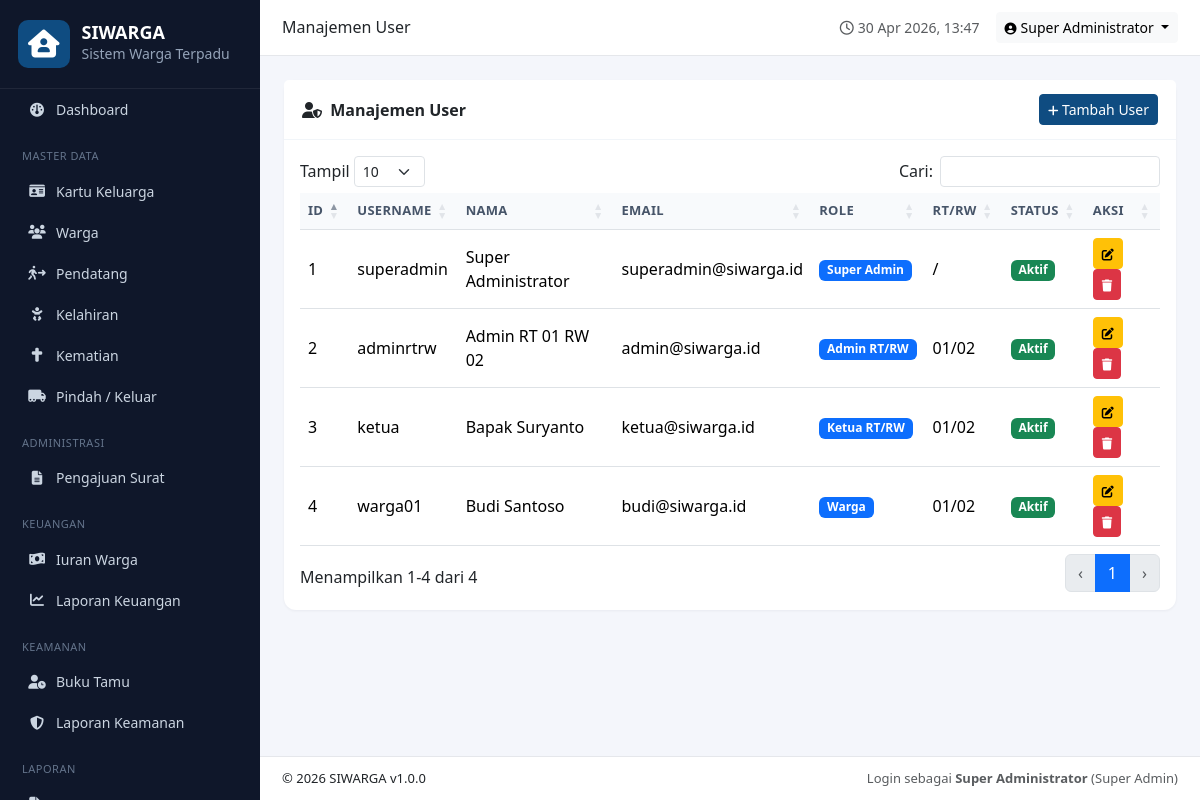
The app's page /modules/users/index.php (signed in) with its own data.
### tables this page shows
CREATE TABLE `users` (
  `id` INT AUTO_INCREMENT PRIMARY KEY,
  `username` VARCHAR(50) UNIQUE NOT NULL,
  `password` VARCHAR(255) NOT NULL,
  `nama` VARCHAR(100) NOT NULL,
  `email` VARCHAR(100),
  `role` ENUM('super_admin','admin_rtrw','ketua_rtrw','warga') NOT NULL,
  `nik` VARCHAR(20) DEFAULT NULL,
  `rt` VARCHAR(5) DEFAULT NULL,
  `rw` VARCHAR(5) DEFAULT NULL,
  `foto` VARCHAR(255) DEFAULT NULL,
  `aktif` TINYINT(1) DEFAULT 1,
  `created_at` TIMESTAMP DEFAULT CURRENT_TIMESTAMP
);

### includes/functions.php (called while the page is built, shortened)
<?php
function e($v) { return htmlspecialchars((string)($v ?? ''), ENT_QUOTES, 'UTF-8'); }
function role_label($r) {
    return [
        'super_admin'  => 'Super Admin',
        'admin_rtrw'   => 'Admin RT/RW',
        'ketua_rtrw'   => 'Ketua RT/RW',
        'warga'        => 'Warga',
    ][$r] ?? $r;
}

### includes/auth.php (called while the page is built, shortened)
<?php
function user() {
    return $_SESSION['user'] ?? null;
}
function role() {
    return $_SESSION['user']['role'] ?? null;
}

### modules/users/index.php (the view, shortened to what this page needs)
<?php
require_once __DIR__.'/../../includes/header.php';
$rows=$pdo->query("SELECT id,username,nama,email,role,rt,rw,aktif,created_at FROM users ORDER BY id ASC")->fetchAll();
?>
<div class="card">
  <div class="card-header d-flex justify-content-between align-items-center">
    <span><i class="fa-solid fa-user-shield me-1"></i> Manajemen User</span>
    <button class="btn btn-primary btn-sm" data-bs-toggle="modal" data-bs-target="#mForm" onclick="resetForm()"><i class="fa-solid fa-plus"></i> Tambah User</button>
  </div>
  <div class="card-body">
    <table class="table table-hover dt">
      <thead><tr><th>ID</th><th>Username</th><th>Nama</th><th>Email</th><th>Role</th><th>RT/RW</th><th>Status</th><th>Aksi</th></tr></thead>
      <tbody><?php foreach($rows as $r): ?>
      <tr>
        <td><?= $r['id'] ?></td><td><?= e($r['username']) ?></td><td><?= e($r['nama']) ?></td>
        <td><?= e($r['email']) ?></td><td><span class="badge bg-primary"><?= e(role_label($r['role'])) ?></span></td>
        <td><?= e($r['rt']) ?>/<?= e($r['rw']) ?></td>
        <td><?= $r['aktif']?'<span class="badge bg-success">Aktif</span>':'<span class="badge bg-secondary">Nonaktif</span>' ?></td>
        <td>
          <button class="btn btn-sm btn-warning" onclick='editRow(<?= json_encode($r) ?>)'><i class="fa-solid fa-edit"></i></button>
          <a class="btn btn-sm btn-danger" href="action.php?act=delete&id=<?= $r['id'] ?>" onclick="return confirm('Hapus user?')"><i class="fa-solid fa-trash"></i></a>
        </td>
      </tr>
      <?php endforeach; ?></tbody>
    </table>
  </div>
</div>
<?php require_once __DIR__.'/../../includes/footer.php'; ?>

### includes/footer.php (shortened to what this page needs)
  </div>
  <footer class="app-footer">
    <span>© <?= date('Y') ?> <?= APP_NAME ?> v<?= APP_VERSION ?></span>
    <span class="text-muted">Login sebagai <b><?= e(user()['nama']) ?></b> (<?= e(role_label(role())) ?>)</span>
  </footer>
</main>
</div>
</body>
</html>

### assets/css/style.css (style rules this page uses)
:root { --sw-primary:#0f4c81; --sw-primary-dark:#093a66; --sw-accent:#e63946; --sw-bg:#f4f6fb; --sw-sidebar:#0f172a; --sw-sidebar-text:#cbd5e1; }
* { box-sizing:border-box; }
body { font-family:'Segoe UI',Tahoma,sans-serif;background:var(--sw-bg); }
.btn-primary { background:var(--sw-primary);border-color:var(--sw-primary); }
.app-footer { background:#fff;border-top:1px solid #e5e7eb;padding:12px 22px;display:flex;justify-content:space-between;font-size:13px;flex-wrap:wrap;gap:8px; }
.card { border:none;border-radius:12px;box-shadow:0 1px 3px rgba(15,23,42,.05); }
.card-header { background:#fff;border-bottom:1px solid #f1f5f9;font-weight:600;padding:14px 18px; }
.card-header.d-flex { flex-wrap:wrap;gap:8px; }
.table thead th { background:#f8fafc;color:#475569;font-size:13px;text-transform:uppercase;letter-spacing:.3px;white-space:nowrap; }
.table td { vertical-align:middle; }
.btn-sm i { font-size:12px; }
table.dataTable { width:100% !important; }

### records on screen
users: id "1", username "superadmin", nama "Super Administrator", email "superadmin@siwarga.id", role "Super Admin", aktif "Aktif"
users: id "2", username "adminrtrw", nama "Admin RT 01 RW 02", email "admin@siwarga.id", role "Admin RT/RW", rt "01", rw "02", aktif "Aktif"
users: id "3", username "ketua", nama "Bapak Suryanto", email "ketua@siwarga.id", role "Ketua RT/RW", rt "01", rw "02", aktif "Aktif"
users: id "4", username "warga01", nama "Budi Santoso", email "budi@siwarga.id", role "Warga", rt "01", rw "02", aktif "Aktif"

### other values on screen
APP_NAME "SIWARGA"
$pageTitle "Manajemen User"
user()['nama'] "Super Administrator"
APP_VERSION "1.0.0"
role_label(role()) "Super Admin"
